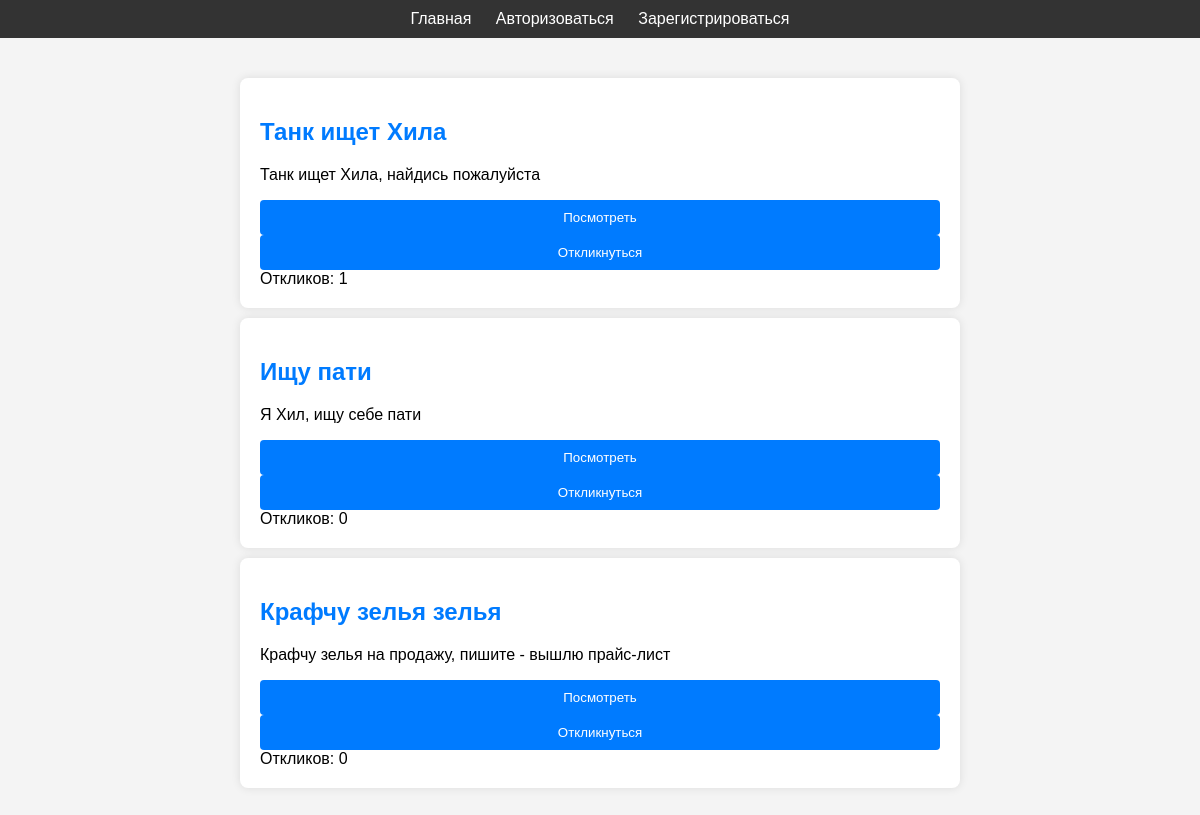
The app's page /, older data.
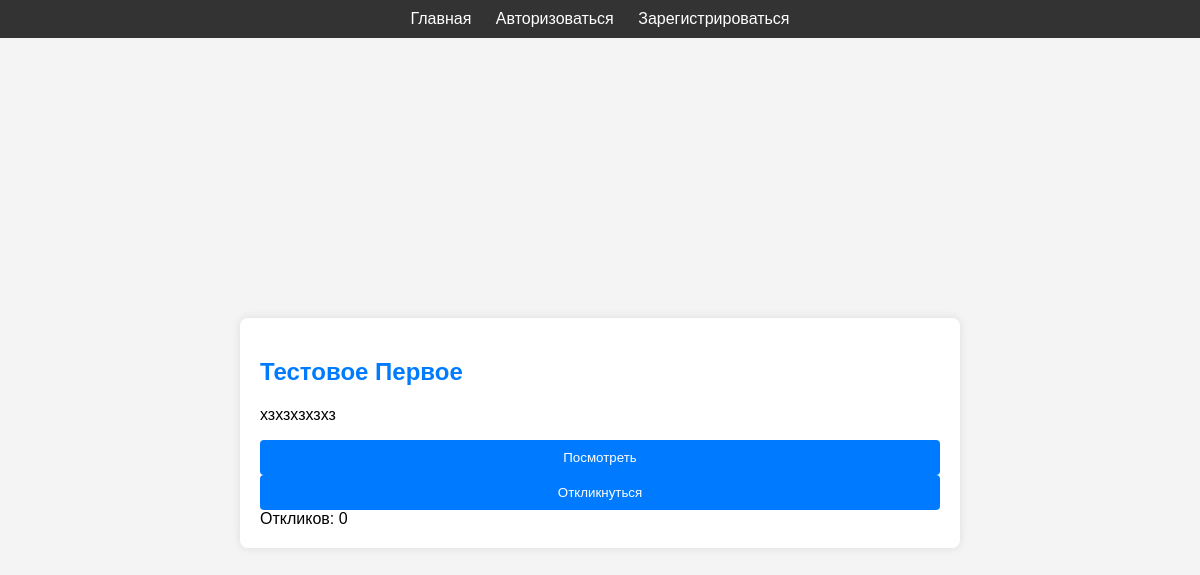
The same page, newer data.
### main/models.py (models this page shows, shortened)
class Post(models.Model):
    tank = 'Танк'
    heal = 'Хил'
    dd = 'ДД'
    merchants = 'Торговцы'
    guildmasters = 'Гильдмастеры'
    questgivers = 'Квестгиверы'
    blacksmiths = 'Кузнецы'
    tanners = 'Кожевники'
    potion_makers = 'Зельевары'
    spell_masters = 'Мастера Заклинаний'
    category_list = [
        (tank, 'Танк'),
        (heal, 'Хил'),
        (dd, 'ДД'),
        (merchants, 'Торговцы'),
        (guildmasters, 'Гильдмастеры'),
        (questgivers, 'Квестгиверы'),
        (blacksmiths, 'Кузнецы'),
        (tanners, 'Кожевники'),
        (potion_makers, 'Зельевары'),
        (spell_masters, 'Мастера Заклинаний'),
    ]
    title = models.CharField(max_length=255)
    content = RichTextField()
    category = models.CharField(max_length=255, choices=category_list, default=heal)
    date_add = models.DateTimeField(auto_now_add=True)
    author = models.ForeignKey(User, on_delete=models.CASCADE)

### main/views.py (the view)
# urls.py: path('', PostList.as_view(), name='post_list'),
class PostList(ListView):
    model = Post
    ordering = '-date_add'
    template_name = 'post_list.html'
    context_object_name = 'post'
    def get_queryset(self):
        return Post.objects.annotate(reply_count=Count('reply'))

### templates/post_list.html (shortened to what this page needs)
{% extends 'flatpages/default.html' %}
{% block content %}
<div class="content">
    {% if post %}
        <div class="ads-list">
            {% for one_post in post %}
                <div class="ad-item">
                    <h2><a href="{% url 'post_detail' one_post.id %}">{{ one_post.title }}</a></h2>
                    <p>{{ one_post.content|safe }}</p>
                    <button onclick="location.href='{% url 'post_detail' one_post.id %}'">Посмотреть</button>
                    {% if one_post.author != user %}
                        <button onclick="location.href='{% url 'post_detail' one_post.id %}'">Откликнуться</button>
                    {% else %}
                        <button onclick="location.href='{% url 'post_detail' one_post.id %}'">Просмотреть отклики</button>
                    {% endif %}
                    <span>Откликов: {{ one_post.reply_count }}</span>
                </div>
            {% endfor %}
        </div>
    {% endif %}
</div>
{% endblock content %}

### templates/flatpages/default.html (shortened to what this page needs)
<!DOCTYPE html>
<html lang="en">
<head>
    {% load static %}
        <link href="{% static 'css/styles.css' %}" rel="stylesheet" />
</head>
<body>
    <header>
        <nav>
            <ul>
                <li><a href="{% url 'post_list' %}">Главная</a></li>
                {% if user.is_authenticated %}
                    <li><a href="{% url 'post_edit' %}">Добавить объявление</a></li>
                    <li><a href="{% url 'my_post_list' %}">Мои объявления</a></li>
                    <li><a href="{% url 'reply_list' %}">Отклики на мои объявления</a></li>
                    {% if user.is_staff %}
                        <li><a href="{% url 'create_newsletter' %}">Создать новостную рассылку</a></li>
                    {% endif %}
                    <li><a href="{% url 'logout' %}">Выйти</a></li>
                {% else %}
                    <li><a href="{% url 'login' %}">Авторизоваться</a></li>
                    <li><a href="{% url 'signup' %}">Зарегистрироваться</a></li>
                {% endif %}
            </ul>
        </nav>
    </header>
    {% block content %}{% endblock content %}
</body>
</html>

### static/css/styles.css (style rules this page uses)
body { font-family: Arial, sans-serif; background-color: #f4f4f4; margin: 0; padding: 0; }
.container, .content { display: flex; justify-content: center; align-items: center; height: 100vh; }
button { width: 100%; padding: 10px; background-color: #007BFF; color: white; border: none; border-radius: 4px; cursor: pointer; }
header { background-color: #333; color: white; padding: 10px 0; text-align: center; }
header nav ul { list-style-type: none; margin: 0; padding: 0; }
header nav ul li { display: inline; margin: 0 10px; }
header nav ul li a { color: white; text-decoration: none; }
.ads-list { width: 60%; }
.ad-item { background-color: white; padding: 20px; margin-bottom: 10px; border-radius: 8px; box-shadow: 0 0 10px rgba(0, 0, 0, 0.1); }
.ad-item h2 a { text-decoration: none; color: #007BFF; }

Row changes from the older to the newer data that the page shows:
removed Post: title "Танк ищет Хила", content "Танк ищет Хила, найдись пожалуйста", shows "Откликнуться", reply_count "1"
removed Post: title "Ищу пати", content "Я Хил, ищу себе пати", shows "Откликнуться", reply_count "0"
removed Post: title "Крафчу зелья зелья", content "Крафчу зелья на продажу, пишите - вышлю прайс-лист", shows "Откликнуться", reply_count "0"
added Post: title "Тестовое Первое", content "хзхзхзхзхз", shows "Откликнуться", reply_count "0"
